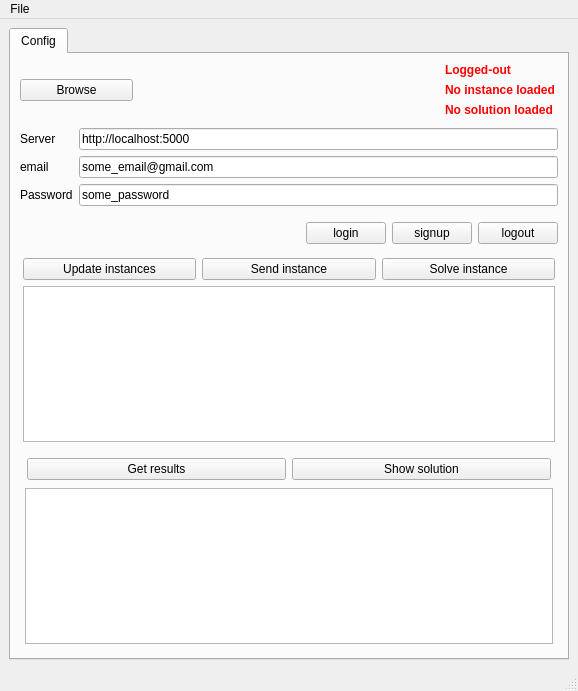
<?xml version="1.0" encoding="UTF-8"?>
<ui version="4.0">
 <class>MainWindow</class>
 <widget class="QMainWindow" name="MainWindow">
  <property name="geometry">
   <rect>
    <x>0</x>
    <y>0</y>
    <width>578</width>
    <height>691</height>
   </rect>
  </property>
  <property name="windowTitle">
   <string>El Baile</string>
  </property>
  <widget class="QWidget" name="centralwidget">
   <layout class="QHBoxLayout" name="horizontalLayout_3">
    <property name="sizeConstraint">
     <enum>QLayout::SetNoConstraint</enum>
    </property>
    <item>
     <widget class="QTabWidget" name="tabWidget">
      <property name="currentIndex">
       <number>0</number>
      </property>
      <widget class="QWidget" name="Config">
       <property name="toolTip">
        <string>&lt;html&gt;&lt;head/&gt;&lt;body&gt;&lt;p&gt;configuration&lt;/p&gt;&lt;/body&gt;&lt;/html&gt;</string>
       </property>
       <attribute name="title">
        <string>Config</string>
       </attribute>
       <layout class="QHBoxLayout" name="horizontalLayout_4">
        <item>
         <layout class="QVBoxLayout" name="verticalLayout">
          <item>
           <layout class="QHBoxLayout" name="horizontalLayout_2">
            <item>
             <widget class="QPushButton" name="chooseFile">
              <property name="text">
               <string>Browse</string>
              </property>
              <property name="default">
               <bool>false</bool>
              </property>
             </widget>
            </item>
            <item>
             <widget class="QLabel" name="file_path">
              <property name="minimumSize">
               <size>
                <width>300</width>
                <height>0</height>
               </size>
              </property>
              <property name="baseSize">
               <size>
                <width>0</width>
                <height>0</height>
               </size>
              </property>
              <property name="text">
               <string/>
              </property>
              <property name="textInteractionFlags">
               <set>Qt::LinksAccessibleByMouse|Qt::TextEditable</set>
              </property>
             </widget>
            </item>
            <item>
             <layout class="QVBoxLayout" name="verticalLayout_2">
              <item>
               <widget class="QLabel" name="loginCheck">
                <property name="font">
                 <font>
                  <weight>75</weight>
                  <bold>true</bold>
                 </font>
                </property>
                <property name="styleSheet">
                 <string notr="true">QLabel { color : red; }</string>
                </property>
                <property name="text">
                 <string>Logged-out</string>
                </property>
               </widget>
              </item>
              <item>
               <widget class="QLabel" name="instCheck">
                <property name="font">
                 <font>
                  <weight>75</weight>
                  <bold>true</bold>
                 </font>
                </property>
                <property name="styleSheet">
                 <string notr="true">QLabel { color : red; }</string>
                </property>
                <property name="text">
                 <string>No instance loaded</string>
                </property>
                <property name="textFormat">
                 <enum>Qt::AutoText</enum>
                </property>
               </widget>
              </item>
              <item>
               <widget class="QLabel" name="solCheck">
                <property name="font">
                 <font>
                  <weight>75</weight>
                  <bold>true</bold>
                 </font>
                </property>
                <property name="styleSheet">
                 <string notr="true">QLabel { color : red; }</string>
                </property>
                <property name="text">
                 <string>No solution loaded</string>
                </property>
               </widget>
              </item>
             </layout>
            </item>
           </layout>
          </item>
          <item>
           <layout class="QFormLayout" name="formLayout">
            <property name="fieldGrowthPolicy">
             <enum>QFormLayout::AllNonFixedFieldsGrow</enum>
            </property>
            <property name="topMargin">
             <number>5</number>
            </property>
            <property name="bottomMargin">
             <number>5</number>
            </property>
            <item row="0" column="0">
             <widget class="QLabel" name="label_222">
              <property name="text">
               <string>Server</string>
              </property>
             </widget>
            </item>
            <item row="0" column="1">
             <widget class="QLineEdit" name="server">
              <property name="text">
               <string>http://localhost:5000</string>
              </property>
             </widget>
            </item>
            <item row="1" column="0">
             <widget class="QLabel" name="label">
              <property name="text">
               <string>email</string>
              </property>
             </widget>
            </item>
            <item row="1" column="1">
             <widget class="QLineEdit" name="username">
              <property name="text">
               <string>some_email@gmail.com</string>
              </property>
             </widget>
            </item>
            <item row="2" column="0">
             <widget class="QLabel" name="label_2">
              <property name="text">
               <string>Password</string>
              </property>
             </widget>
            </item>
            <item row="2" column="1">
             <widget class="QLineEdit" name="password">
              <property name="text">
               <string>some_password</string>
              </property>
             </widget>
            </item>
           </layout>
          </item>
          <item>
           <layout class="QHBoxLayout" name="horizontalLayout_8">
            <property name="topMargin">
             <number>5</number>
            </property>
            <property name="bottomMargin">
             <number>5</number>
            </property>
            <item>
             <spacer name="horizontalSpacer_3">
              <property name="orientation">
               <enum>Qt::Horizontal</enum>
              </property>
              <property name="sizeHint" stdset="0">
               <size>
                <width>40</width>
                <height>20</height>
               </size>
              </property>
             </spacer>
            </item>
            <item>
             <widget class="QPushButton" name="login">
              <property name="text">
               <string>login</string>
              </property>
             </widget>
            </item>
            <item>
             <widget class="QPushButton" name="signup">
              <property name="text">
               <string>signup</string>
              </property>
             </widget>
            </item>
            <item>
             <widget class="QPushButton" name="logout">
              <property name="text">
               <string>logout</string>
              </property>
             </widget>
            </item>
           </layout>
          </item>
          <item>
           <layout class="QVBoxLayout" name="verticalLayout_5">
            <property name="margin">
             <number>3</number>
            </property>
            <item>
             <layout class="QHBoxLayout" name="horizontalLayout">
              <item>
               <widget class="QPushButton" name="get_instances">
                <property name="text">
                 <string>Update instances</string>
                </property>
               </widget>
              </item>
              <item>
               <widget class="QPushButton" name="send_instance">
                <property name="text">
                 <string>Send instance</string>
                </property>
                <property name="default">
                 <bool>false</bool>
                </property>
               </widget>
              </item>
              <item>
               <widget class="QPushButton" name="solve_instance">
                <property name="text">
                 <string>Solve instance</string>
                </property>
                <property name="default">
                 <bool>false</bool>
                </property>
               </widget>
              </item>
             </layout>
            </item>
            <item>
             <widget class="QListView" name="instances"/>
            </item>
           </layout>
          </item>
          <item>
           <layout class="QVBoxLayout" name="verticalLayout_6">
            <property name="margin">
             <number>5</number>
            </property>
            <item>
             <layout class="QHBoxLayout" name="horizontalLayout_5">
              <property name="margin">
               <number>2</number>
              </property>
              <item>
               <widget class="QPushButton" name="get_results">
                <property name="text">
                 <string>Get results</string>
                </property>
               </widget>
              </item>
              <item>
               <widget class="QPushButton" name="show_solution">
                <property name="text">
                 <string>Show solution</string>
                </property>
               </widget>
              </item>
             </layout>
            </item>
            <item>
             <widget class="QListView" name="executions"/>
            </item>
           </layout>
          </item>
         </layout>
        </item>
       </layout>
      </widget>
     </widget>
    </item>
   </layout>
  </widget>
  <widget class="QMenuBar" name="menubar">
   <property name="geometry">
    <rect>
     <x>0</x>
     <y>0</y>
     <width>578</width>
     <height>25</height>
    </rect>
   </property>
   <widget class="QMenu" name="menuFile">
    <property name="title">
     <string>File</string>
    </property>
    <addaction name="actionOpen_from"/>
    <addaction name="separator"/>
    <addaction name="actionSave"/>
    <addaction name="actionSave_As"/>
    <addaction name="separator"/>
    <addaction name="actionExit"/>
   </widget>
   <addaction name="menuFile"/>
  </widget>
  <widget class="QStatusBar" name="statusbar"/>
  <action name="actionOpen_from">
   <property name="text">
    <string>Open from...</string>
   </property>
  </action>
  <action name="actionExit">
   <property name="text">
    <string>Exit</string>
   </property>
  </action>
  <action name="actionSave">
   <property name="text">
    <string>Export</string>
   </property>
  </action>
  <action name="actionSave_As">
   <property name="text">
    <string>Export As...</string>
   </property>
  </action>
 </widget>
 <resources/>
 <connections/>
</ui>
